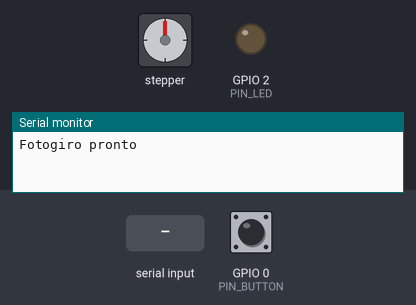
Recording of a sketch running on a simulated ESP32. On the bench: stepper motor, output pins drawn as LEDs (lit = HIGH), the last lines printed to the serial monitor. Wiring (inferred from the names in the program): stepper motor (2048 steps per turn assumed): coils GPIO 16, GPIO 17, GPIO 18, GPIO 19. Dashed ring = blinking. The test bench sets the inputs (shaded band); at power-on: GPIO 0 (PIN_BUTTON) HIGH. Nothing arrives over Bluetooth unless stated; a phone connects over Bluetooth LE 3 s after start; pins used as bus, display or sensor lines are not drawn.

Above: at 1.2 s.
1.3 s: "R90\n" received over Serial
At 2.34 s:
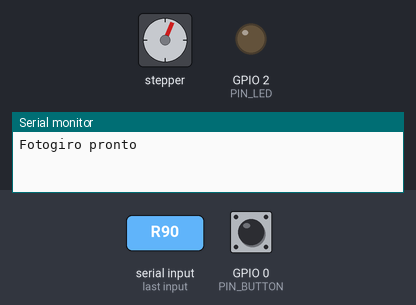
At 3.07 s:
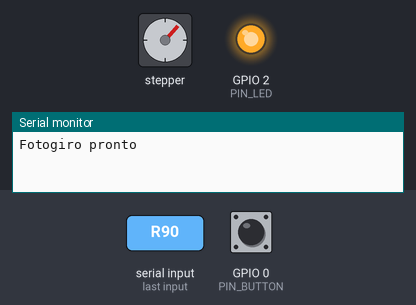
4.3 s: GPIO 0 (PIN_BUTTON) pulled LOW for 0.15 s
At 5.37 s:
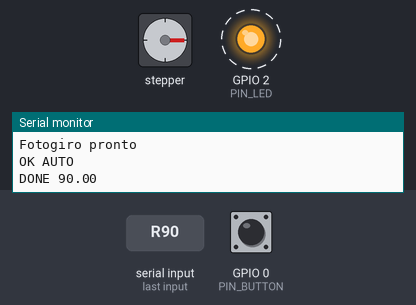
7.3 s: "A,45\n" received over Serial
10.3 s: "R90\n" received over Serial
13.3 s: "A\n" received over Serial
16.3 s: GPIO 0 (PIN_BUTTON) pulled LOW for 1 s
At 16.3 s:
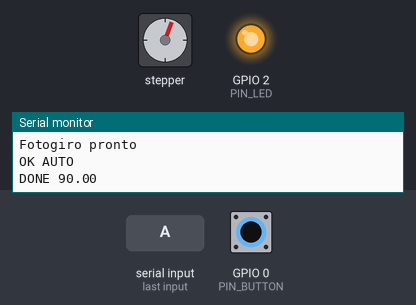
Timing chart, 0 to 19.3 s (numbered marks = the images above; inputs shaded):
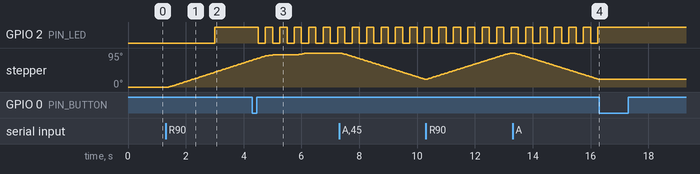

Measured:
- after the input at 1.3 s, stepper: keeps turning clockwise at about 26°/s, starting after 0.10 s
- after the input at 4.3 s, GPIO 2 (PIN_LED): alternates HIGH for 0.25 s and LOW for 0.25 s, starting after 0.20 s
- after the input at 16.3 s, GPIO 2 (PIN_LED): stops changing and stays HIGH; stepper: stays 21° (without the input it goes to 20° after 0.02 s)

The sketch:

fotogiro_esp32.ino
```cpp
// Fotogiro – firmware del piatto rotante per ESP32
//
// Il telefono (PWA Fotogiro, Chrome su Android) si collega via Bluetooth LE e
// comanda il piatto: ruota di un passo, aspetta che sia fermo, scatta, ripete.
// Senza telefono collegato, il tasto BOOT avvia un giro autonomo a passi con
// pause: l'app riconosce da sola quando il piatto è fermo (va bene anche su iPhone).
//
// Protocollo (righe di testo, uguale via Bluetooth e via Serial a 115200):
//   R <gradi>   ruota di tot gradi (positivo = antiorario visto dall'alto) -> DONE <posizione>
//   A <gradi>   vai alla posizione assoluta                               -> DONE <posizione>
//   Z           la posizione attuale diventa 0                           -> OK
//   S <gradi/s> velocità massima del piatto                              -> OK
//   E 0|1       spegni / accendi le bobine (il 28BYJ-48 scalda se resta acceso)
//   M <n> <gradi> <pausa ms>   giro autonomo: n passi da tot gradi con pausa
//   ?           stato                                                    -> POS <posizione> IDLE|BUSY
//   STOP        ferma subito                                             -> OK
//
// Librerie: solo quelle incluse nel core "esp32" di Espressif (2.x o 3.x).

#include <Arduino.h>
#include <BLEDevice.h>
#include <BLEServer.h>
#include <BLEUtils.h>
#include <BLE2902.h>

// =========================== CONFIGURAZIONE ===============================

// Scegli UN driver (commenta l'altro).
#define DRIVER_ULN2003   // motore 28BYJ-48 con schedina ULN2003
// #define DRIVER_STEPDIR  // NEMA17 con A4988 / DRV8825 / TMC2208

#if defined(DRIVER_ULN2003)
const int PIN_IN1 = 16, PIN_IN2 = 17, PIN_IN3 = 18, PIN_IN4 = 19;
const float MOTOR_STEPS_PER_REV = 4096.0;  // 28BYJ-48 in mezzo passo (circa 4076 reali)
const float MOTOR_MAX_STEPS_S = 900.0;     // oltre perde passi
#elif defined(DRIVER_STEPDIR)
const int PIN_STEP = 26, PIN_DIR = 27, PIN_EN = 25;  // EN attivo basso
const float MOTOR_STEPS_PER_REV = 200.0 * 16;        // 1,8° e microstep 1/16
const float MOTOR_MAX_STEPS_S = 6000.0;
#else
#error "Scegli DRIVER_ULN2003 oppure DRIVER_STEPDIR"
#endif

// Giri del motore per un giro del piatto. Con trasmissione diretta = 1.
// Con ingranaggi: denti della corona del piatto / denti del pignone (es. 60 / 12 = 5).
const float GEAR_RATIO = 1.0;
const bool INVERT_DIR = false;        // se il piatto gira al contrario
const float DEFAULT_SPEED_DEG_S = 30;  // velocità del piatto
const float ACCEL_DEG_S2 = 90;         // accelerazione (più bassa = partenze più dolci)

const int PIN_BUTTON = 0;              // tasto BOOT della scheda
const int PIN_LED = 2;                 // LED della scheda (-1 se non c'è)
const int AUTO_STEPS = 72;             // giro autonomo: 72 passi...
const float AUTO_DEG = 5.0;            // ...da 5°
const unsigned long AUTO_PAUSE_MS = 1500;

const char *DEVICE_NAME = "Fotogiro";

// ===========================================================================

#define UART_SERVICE "6e400001-b5a3-f393-e0a9-e50e24dcca9e"
#define UART_RX      "6e400002-b5a3-f393-e0a9-e50e24dcca9e"
#define UART_TX      "6e400003-b5a3-f393-e0a9-e50e24dcca9e"

const float STEPS_PER_DEG = MOTOR_STEPS_PER_REV * GEAR_RATIO / 360.0;

long posSteps = 0;
long targetSteps = 0;
float speed = 0;  // passi/s attuali
float maxSpeed = 0;
float accel = 0;
unsigned long lastStepUs = 0;
bool moving = false;
bool reportDone = false;
bool coilsOn = false;

enum AutoState { AUTO_OFF, AUTO_MOVING, AUTO_PAUSE };
AutoState autoState = AUTO_OFF;
bool autoRun = false;
int autoLeft = 0;
float autoDeg = AUTO_DEG;
unsigned long autoPause = AUTO_PAUSE_MS;
unsigned long autoNextMs = 0;

BLECharacteristic *txChar = nullptr;
bool bleConnected = false;
QueueHandle_t rxQueue;
String line;

// ------------------------------------------------------------------ motore

#if defined(DRIVER_ULN2003)
const uint8_t HALF_STEP[8][4] = {
  {1, 0, 0, 0}, {1, 1, 0, 0}, {0, 1, 0, 0}, {0, 1, 1, 0},
  {0, 0, 1, 0}, {0, 0, 1, 1}, {0, 0, 0, 1}, {1, 0, 0, 1},
};
const int COIL_PINS[4] = {PIN_IN1, PIN_IN2, PIN_IN3, PIN_IN4};
int phase = 0;

void writePhase() {
  for (int i = 0; i < 4; i++) digitalWrite(COIL_PINS[i], coilsOn ? HALF_STEP[phase][i] : 0);
}
#endif

void setCoils(bool on) {
  coilsOn = on;
#if defined(DRIVER_ULN2003)
  writePhase();
#else
  digitalWrite(PIN_EN, on ? LOW : HIGH);
#endif
}

void stepOnce(int dir) {
  if (!coilsOn) setCoils(true);
  int d = INVERT_DIR ? -dir : dir;
#if defined(DRIVER_ULN2003)
  phase = (phase + d + 8) % 8;
  writePhase();
#else
  digitalWrite(PIN_DIR, d > 0 ? HIGH : LOW);
  delayMicroseconds(2);
  digitalWrite(PIN_STEP, HIGH);
  delayMicroseconds(3);
  digitalWrite(PIN_STEP, LOW);
#endif
  posSteps += dir;
}

float positionDeg() {
  return posSteps / STEPS_PER_DEG;
}

void setSpeedDeg(float dps) {
  maxSpeed = constrain(dps * STEPS_PER_DEG, 5.0f, MOTOR_MAX_STEPS_S);
}

void moveTo(long steps) {
  targetSteps = steps;
  reportDone = true;
}

// Rampa trapezoidale: accelera, viaggia, rallenta in tempo per fermarsi sul bersaglio.
void updateMotion() {
  long remaining = targetSteps - posSteps;
  if (remaining == 0) {
    if (moving) {
      moving = false;
      speed = 0;
    }
    return;
  }
  moving = true;
  const float vMin = sqrtf(2.0f * accel);
  if (speed < vMin) speed = vMin;
  unsigned long now = micros();
  if (now - lastStepUs < (unsigned long)(1e6f / speed)) return;
  lastStepUs = now;
  stepOnce(remaining > 0 ? 1 : -1);
  long left = labs(targetSteps - posSteps);
  float vStop = sqrtf(2.0f * accel * left);
  float v = speed + accel / speed;
  speed = max(vMin, min(min(v, maxSpeed), vStop));
}

// ------------------------------------------------------------------ comunicazione

void reply(const String &msg) {
  Serial.println(msg);
  if (!bleConnected || !txChar) return;
  String s = msg + "\n";
  // notifiche a pezzi da 20 byte: funziona con qualsiasi MTU
  for (unsigned int i = 0; i < s.length(); i += 20) {
    String part = s.substring(i, min(s.length(), i + 20));
    txChar->setValue((uint8_t *)part.c_str(), part.length());
    txChar->notify();
    delay(4);
  }
}

class ServerCallbacks : public BLEServerCallbacks {
  void onConnect(BLEServer *) override { bleConnected = true; }
  void onDisconnect(BLEServer *server) override {
    bleConnected = false;
    server->startAdvertising();
  }
};

class RxCallbacks : public BLECharacteristicCallbacks {
  void onWrite(BLECharacteristic *c) override {
    auto v = c->getValue();  // std::string nel core 2.x, String nel 3.x
    const char *p = v.c_str();
    for (size_t i = 0; i < v.length(); i++) xQueueSend(rxQueue, &p[i], 0);
  }
};

void startAuto(int n, float deg, unsigned long pauseMs) {
  autoLeft = n;
  autoDeg = deg;
  autoPause = pauseMs;
  autoRun = n > 0;
  // si parte con una pausa: l'app scatta anche la posizione iniziale
  autoState = autoRun ? AUTO_PAUSE : AUTO_OFF;
  autoNextMs = millis() + autoPause;
  reply(autoRun ? "OK AUTO" : "OK");
}

void handleCommand(String cmd) {
  cmd.trim();
  if (!cmd.length()) return;
  String up = cmd;
  up.toUpperCase();
  if (up == "STOP") {
    targetSteps = posSteps;
    speed = 0;
    autoRun = false;
    reportDone = false;
    reply("OK");
    return;
  }
  char c = up.charAt(0);
  String arg = cmd.substring(1);
  arg.trim();
  switch (c) {
    case 'R':
      moveTo(targetSteps + lroundf(arg.toFloat() * STEPS_PER_DEG));
      break;
    case 'A':
      moveTo(lroundf(arg.toFloat() * STEPS_PER_DEG));
      break;
    case 'Z':
      posSteps = targetSteps = 0;
      reply("OK");
      break;
    case 'S':
      setSpeedDeg(arg.toFloat());
      reply("OK");
      break;
    case 'E':
      setCoils(arg.toInt() != 0);
      reply("OK");
      break;
    case 'M': {
      int n = AUTO_STEPS;
      float deg = AUTO_DEG;
      long pause = AUTO_PAUSE_MS;
      sscanf(arg.c_str(), "%d %f %ld", &n, &deg, &pause);
      startAuto(n, deg, pause);
      break;
    }
    case '?':
      reply(String("POS ") + String(positionDeg(), 2) + (moving || autoRun ? " BUSY" : " IDLE"));
      break;
    default:
      reply("ERR comando?");
  }
}

void readInput() {
  char ch;
  while (xQueueReceive(rxQueue, &ch, 0) == pdTRUE) {
    if (ch == '\n' || ch == '\r') { handleCommand(line); line = ""; }
    else if (line.length() < 64) line += ch;
  }
  static String serialLine;
  while (Serial.available()) {
    char s = Serial.read();
    if (s == '\n' || s == '\r') { handleCommand(serialLine); serialLine = ""; }
    else if (serialLine.length() < 64) serialLine += s;
  }
}

// ------------------------------------------------------------------ setup / loop

void setup() {
  Serial.begin(115200);
#if defined(DRIVER_ULN2003)
  for (int i = 0; i < 4; i++) pinMode(COIL_PINS[i], OUTPUT);
#else
  pinMode(PIN_STEP, OUTPUT);
  pinMode(PIN_DIR, OUTPUT);
  pinMode(PIN_EN, OUTPUT);
#endif
  setCoils(false);
  pinMode(PIN_BUTTON, INPUT_PULLUP);
  if (PIN_LED >= 0) pinMode(PIN_LED, OUTPUT);
  accel = ACCEL_DEG_S2 * STEPS_PER_DEG;
  setSpeedDeg(DEFAULT_SPEED_DEG_S);

  rxQueue = xQueueCreate(256, sizeof(char));
  BLEDevice::init(DEVICE_NAME);
  BLEServer *server = BLEDevice::createServer();
  server->setCallbacks(new ServerCallbacks());
  BLEService *svc = server->createService(UART_SERVICE);
  txChar = svc->createCharacteristic(UART_TX, BLECharacteristic::PROPERTY_NOTIFY);
  txChar->addDescriptor(new BLE2902());
  BLECharacteristic *rx = svc->createCharacteristic(UART_RX, BLECharacteristic::PROPERTY_WRITE | BLECharacteristic::PROPERTY_WRITE_NR);
  rx->setCallbacks(new RxCallbacks());
  svc->start();
  BLEAdvertising *adv = BLEDevice::getAdvertising();
  adv->addServiceUUID(UART_SERVICE);
  adv->setScanResponse(true);
  BLEDevice::startAdvertising();
  Serial.println("Fotogiro pronto");
}

void loop() {
  readInput();
  updateMotion();

  if (reportDone && !moving && targetSteps == posSteps) {
    reportDone = false;
    reply(String("DONE ") + String(positionDeg(), 2));
  }

  // tasto BOOT: avvia / ferma il giro autonomo
  static bool lastBtn = true;
  static unsigned long btnMs = 0;
  bool btn = digitalRead(PIN_BUTTON);
  if (btn != lastBtn && millis() - btnMs > 50) {
    btnMs = millis();
    lastBtn = btn;
    if (!btn) {
      if (autoRun) { autoRun = false; targetSteps = posSteps; reply("OK STOP"); }
      else startAuto(AUTO_STEPS, AUTO_DEG, AUTO_PAUSE_MS);
    }
  }

  // giro autonomo: pausa (l'app scatta quando il piatto è fermo), passo, pausa...
  if (!autoRun) {
    autoState = AUTO_OFF;
  } else if (autoState == AUTO_MOVING && !moving && targetSteps == posSteps) {
    autoState = AUTO_PAUSE;
    autoNextMs = millis() + autoPause;
  } else if (autoState == AUTO_PAUSE && (long)(millis() - autoNextMs) >= 0) {
    if (autoLeft-- > 0) {
      targetSteps += lroundf(autoDeg * STEPS_PER_DEG);
      autoState = AUTO_MOVING;
    } else {
      autoRun = false;
      autoState = AUTO_OFF;
      setCoils(false);
      reply("DONE AUTO");
    }
  }

  if (PIN_LED >= 0) digitalWrite(PIN_LED, autoRun ? ((millis() / 250) % 2) : bleConnected);
}
```
